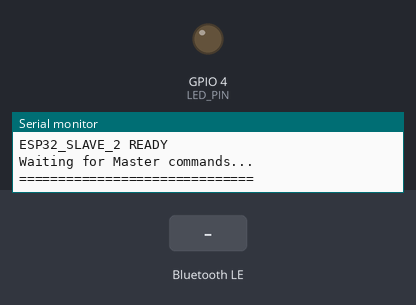
Simulated run of this sketch. Board: ESP32. On the bench: output pins drawn as LEDs (lit = HIGH), the last lines printed to the serial monitor. Inputs (shaded band) come from the test bench. Nothing arrives over Bluetooth unless stated; a phone connects over Bluetooth LE 3 s after start.

Above: at 1.2 s.
1.3 s: Bluetooth LE write "HELLO" received
At 2.5 s:
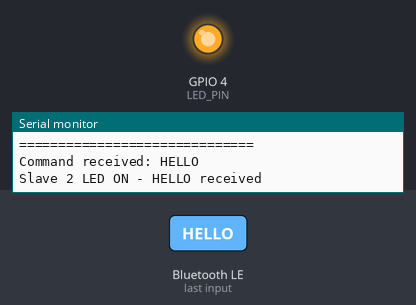
2.8 s: Bluetooth LE write "OFF" received
At 3.7 s:
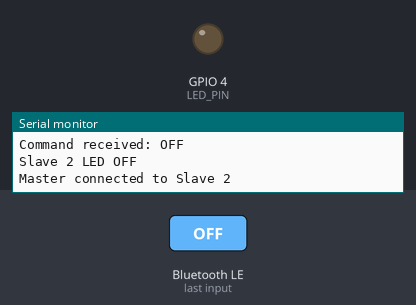
Timing chart, 0 to 5.8 s (numbered marks = the images above; inputs shaded):
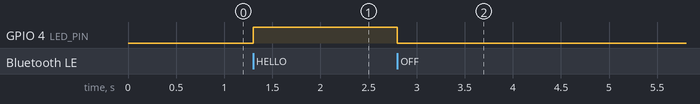

The sketch:

BCA188_LAB_7_SLAVE2.ino
```cpp
#include <BLEDevice.h>
#include <BLEServer.h>
#include <BLEUtils.h>

#define SLAVE_NAME   "ESP32_SLAVE_2"
#define LED_PIN      4
#define SERVICE_UUID "8b4d9e20-6c3e-5a7b-8d2f-3e9c5b7a0f42"
#define CHAR_UUID    "8b4d9e21-6c3e-5a7b-8d2f-3e9c5b7a0f42"

class ServerCallbacks : public BLEServerCallbacks {
  void onConnect(BLEServer* s) override {
    Serial.println("Master connected to Slave 2");
  }
  void onDisconnect(BLEServer* s) override {
    Serial.println("Master disconnected");
    BLEDevice::startAdvertising();
    Serial.println("Advertising again...");
  }
};

class CommandCallbacks : public BLECharacteristicCallbacks {
  void onWrite(BLECharacteristic* c) override {
    String command = String(c->getValue().c_str());
    command.trim();
    Serial.print("Command received: ");
    Serial.println(command);

    if (command == "HELLO") {
      digitalWrite(LED_PIN, HIGH);
      Serial.println("Slave 2 LED ON - HELLO received");
    } else if (command == "OFF") {
      digitalWrite(LED_PIN, LOW);
      Serial.println("Slave 2 LED OFF");
    } else {
      Serial.println("Unknown command");
    }
  }
};

void setup() {
  Serial.begin(115200);
  pinMode(LED_PIN, OUTPUT);
  digitalWrite(LED_PIN, LOW);

  BLEDevice::init(SLAVE_NAME);
  BLEServer* server = BLEDevice::createServer();
  server->setCallbacks(new ServerCallbacks());

  BLEService* service = server->createService(BLEUUID(SERVICE_UUID));
  BLECharacteristic* ch = service->createCharacteristic(
    BLEUUID(CHAR_UUID),
    BLECharacteristic::PROPERTY_READ | BLECharacteristic::PROPERTY_WRITE
  );
  ch->setCallbacks(new CommandCallbacks());
  ch->setValue("OFF");
  service->start();

  BLEAdvertising* adv = BLEDevice::getAdvertising();
  adv->addServiceUUID(SERVICE_UUID);
  adv->setScanResponse(true);
  BLEDevice::startAdvertising();

  Serial.println("==============================");
  Serial.println("ESP32_SLAVE_2 READY");
  Serial.println("Waiting for Master commands...");
  Serial.println("==============================");
}

void loop() {
  delay(100);
}
```

Measured:
- after the input at 1.3 s, GPIO 4 (LED_PIN): LOW → HIGH at once
- after the input at 2.8 s, GPIO 4 (LED_PIN): HIGH → LOW at once
